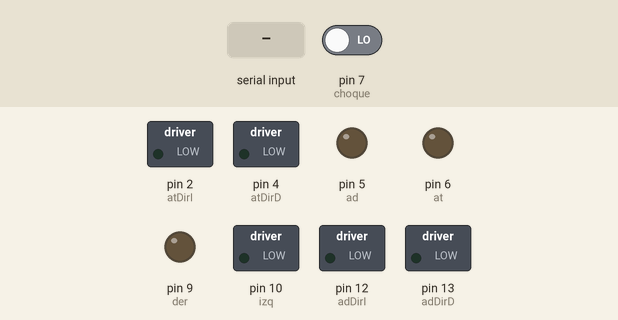
Recording of a sketch running on a simulated Arduino Uno, built with avr-gcc and run on an emulated ATmega328P. On the bench: switched loads named in the sketch (green lamp = pin HIGH), output pins drawn as LEDs (lit = HIGH). Dashed ring = blinking. The inputs (shaded band) are chosen by the test bench; at power-on: pin 7 (choque) LOW.

Above: at 1.2 s.
1.3 s: "e" received over Serial
At 1.55 s:
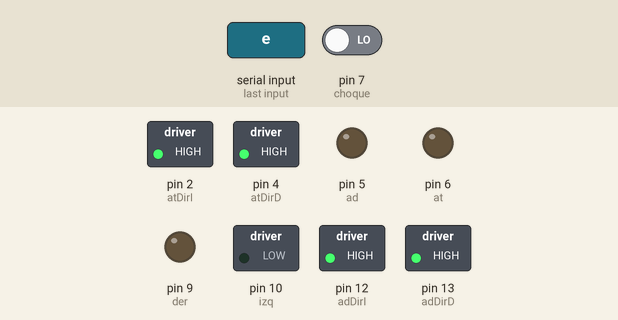
4.3 s: "g" received over Serial
At 5.3 s:
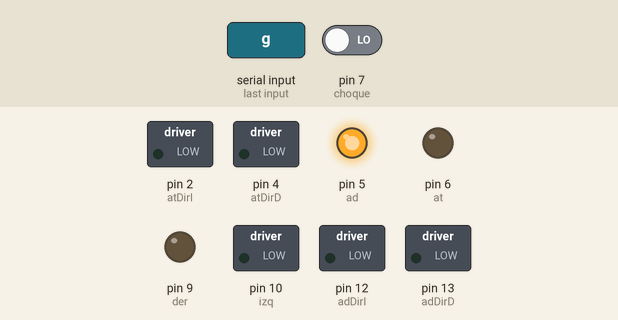
6.0 s: "r" received over Serial
At 6.4 s:
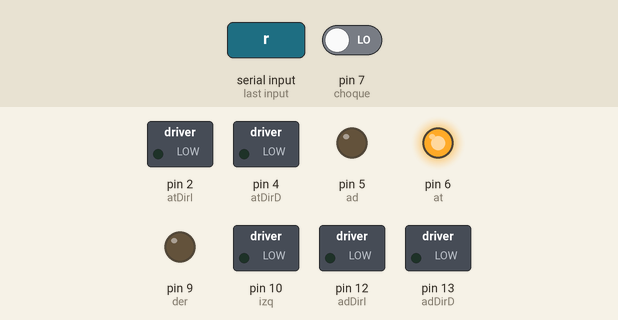
7.5 s: "i" received over Serial
At 7.75 s:
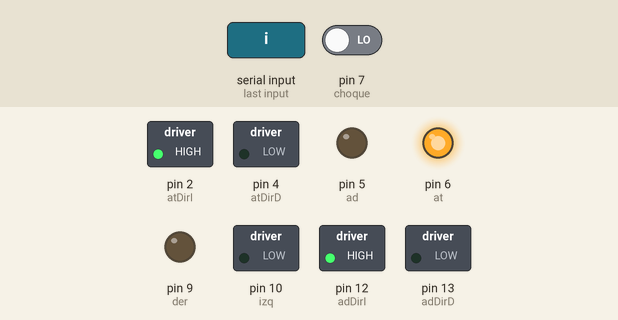
9.4 s: "m" received over Serial
At 10.1 s:
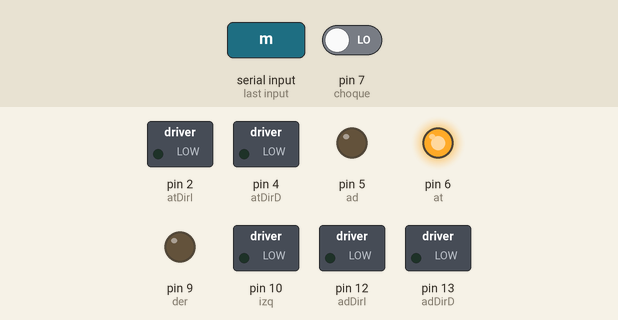
10.9 s: "n" received over Serial
At 11.15 s:
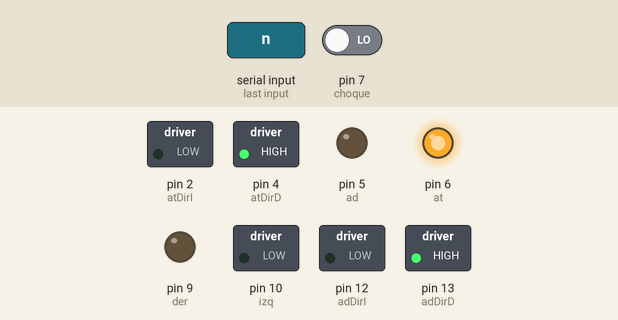
Timing chart, 0 to 13.7 s (numbered marks = the images above; inputs shaded):
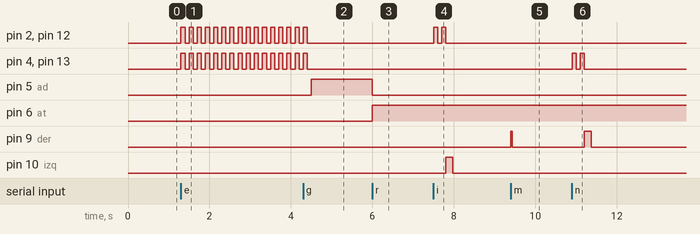

The sketch:

carroPilin.ino
```cpp
// Carro Inalámbrico Bluetooth
int choque = 7;
int pulsador = 0;
int ad = 5;
int at = 6;
int der = 9;
int izq = 10;
int adDirD = 13;
int adDirI = 12;
int atDirD = 4;
int atDirI = 2;
int vel = 255;  // Velocidad de los motores (0-255)
int estado = 'a';  // inicia en off
int adelante = 's';
int atras = 's';
int derP = 's';
int derS = 's';
int izqP = 's';
int izqS = 's';
int on = 's';
int off = 's';
int a = 0;
int b = 0;
int c = 0;
int d = 0;
int e = 0;
int f = 0;//ad
int g = 0;//atr
void setup()  {
  Serial.begin(9600);    // inicia el puerto serial para comunicacion con el Bluetooth
  pinMode(ad, OUTPUT);
  pinMode(at, OUTPUT);
  pinMode(der, OUTPUT);
  pinMode(izq, OUTPUT);
  pinMode(adDirD, OUTPUT);
  pinMode(adDirI, OUTPUT);
  pinMode(atDirD, OUTPUT);
  pinMode(atDirI, OUTPUT);
  pinMode(choque, INPUT);
}

void loop()  {
  if (Serial.available() > 0) {    // lee el bluetooth y almacena en estado
    estado = Serial.read();
  }
  pulsador = digitalRead(choque);
  if (pulsador == HIGH) {
    Serial.println("q");
    estado = 'a';
  }


  if (estado == 'a') {
    off = estado;
    on = 's';
  } else {
    if (estado == 'e') {
      on = estado;
      off = 's';
      estado = 's';
    }
  }
  if (off == 'a') {
    if (g == 0) {
      digitalWrite(ad, 0);
      digitalWrite(at, 0);
      digitalWrite(der, 0);
      digitalWrite(izq, 0);
      digitalWrite(adDirI, LOW);
      digitalWrite(atDirI, LOW);
      digitalWrite(adDirD, LOW);
      digitalWrite(atDirD, LOW);
      int adelante = 's';
      int atras = 's';
      int derP = 's';
      int derS = 's';
      int izqP = 's';
      int izqS = 's';
      int on = 's';
      //int off = 's';
      int a = 0;
      int b = 0;
      int c = 0;
      int d = 0;
      int e = 0;
      int f = 0;
      g++;
    }
  } else {
    if (on == 'e') {
      //g=ad;s=stop; r=reversa;e=auto;a=autoOFF; i=izqPres;m=izqsuelto;m=derePresionado;d=derecha suelto.
      if (estado == 'g') {
        adelante = estado;
        atras = 's';
      } else {
        if (estado == 'r') {
          atras = estado;
          adelante = 's';
        }
      }
      if (estado == 's') {
        digitalWrite(ad, 0);
        digitalWrite(at, 0);
        adelante = 's';
        atras = 's';
        f = 0;
        e = 0;
        //--------------------------------
        digitalWrite(adDirI, HIGH);
        digitalWrite(atDirI, HIGH);
        digitalWrite(adDirD, HIGH);
        digitalWrite(atDirD, HIGH);
        delay(100);
        digitalWrite(adDirI, LOW);
        digitalWrite(atDirI, LOW);
        digitalWrite(adDirD, LOW);
        digitalWrite(atDirD, LOW);
        delay(100);
        digitalWrite(adDirI, HIGH);
        digitalWrite(atDirI, HIGH);
        digitalWrite(adDirD, HIGH);
        digitalWrite(atDirD, HIGH);
        delay(100);
        digitalWrite(adDirI, LOW);
        digitalWrite(atDirI, LOW);
        digitalWrite(adDirD, LOW);
        digitalWrite(atDirD, LOW);
        delay(100);
      }

      if (adelante == 'g') {
        if (e == 0) {
          giro(adelante);
          e++;
        }
      } else {
        if (atras == 'r') {
          if (f == 0) {
            giro(atras);
            f++;
          }
        }
      }

      if (estado == 'i') {
        izqP = estado;
      } else {
        if (estado == 'm') {
          izqS = estado;
        } else {
          if (estado == 'n') {
            derP = estado;
          } else {
            if (estado == 'd') {
              derS = estado;
            }
          }
        }
      }

      if (a == 0) {
        if (izqP == 'i') {
          digitalWrite(adDirI, HIGH);
          digitalWrite(atDirI, HIGH);
          delay(100);
          digitalWrite(adDirI, LOW);
          digitalWrite(atDirI, LOW);
          delay(100);
          digitalWrite(adDirI, HIGH);
          digitalWrite(atDirI, HIGH);
          delay(100);
          digitalWrite(adDirI, LOW);
          digitalWrite(atDirI, LOW);
          digitalWrite(der, 0);
          digitalWrite(izq, vel);
          delay(170);
          izqS = 0;
          a++;
          b = 0;
        }
      } else {
        if (b == 0) {
          if (izqS == 'm') {
            digitalWrite(izq, 0);
            digitalWrite(der, vel);
            delay(30);
            b++;
            a = 0;
            izqP = 0;
          }
        }
      }

      if (c == 0) {
        if (derP == 'n') {
          digitalWrite(adDirD, HIGH);
          digitalWrite(atDirD, HIGH);
          delay(100);
          digitalWrite(adDirD, LOW);
          digitalWrite(atDirD, LOW);
          delay(100);
          digitalWrite(adDirD, HIGH);
          digitalWrite(atDirD, HIGH);
          delay(100);
          digitalWrite(adDirD, LOW);
          digitalWrite(atDirD, LOW);
          digitalWrite(izq, 0);
          digitalWrite(der, vel);
          delay(170);
          derS = 0;
          c++;
          d = 0;
        }
      } else {
        if (d == 0) {
          if (derS == 'd') {
            digitalWrite(der, 0);
            digitalWrite(izq, vel);
            delay(30);
            d++;
            c = 0;
            derP = 0;
          }
        }
      }
      digitalWrite(der, 0);
      digitalWrite(izq, 0);
      g = 0;
      off = 's';
    }
  }
}

void giro(int dir) {
  if (dir == 'g') {
    digitalWrite(at, 0);
    digitalWrite(ad, vel);
    f = 0;
  } else {
    if (dir == 'r') {
      digitalWrite(ad, 0);
      digitalWrite(at, vel);
      e = 0;
    }
  }
}
```

Measured:
- after the input at 1.3 s, pin 2 (atDirI), pin 4 (atDirD), pin 12 (adDirI), pin 13 (adDirD): alternates HIGH for 0.10 s and LOW for 0.10 s, starting at once
- after the input at 4.3 s, pin 2 (atDirI), pin 4 (atDirD), pin 12 (adDirI), pin 13 (adDirD): goes on until 4.4 s, then stays LOW; pin 5 (ad): LOW → HIGH after 0.20 s
- after the input at 6.0 s, pin 5 (ad): HIGH → LOW at once; pin 6 (at): LOW → HIGH at once
- after the input at 7.5 s, pin 2 (atDirI), pin 12 (adDirI): alternates HIGH for 0.10 s and LOW for 0.10 s, 4 changes in all, then stays LOW, starting at once; pin 10 (izq): LOW → HIGH after 0.30 s, → LOW 0.17 s later
- after the input at 9.4 s, pin 9 (der): LOW → HIGH at once, → LOW 0.03 s later
- after the input at 10.9 s, pin 4 (atDirD), pin 13 (adDirD): alternates HIGH for 0.10 s and LOW for 0.10 s, 4 changes in all, then stays LOW, starting at once; pin 9 (der): LOW → HIGH after 0.30 s, → LOW 0.17 s later
